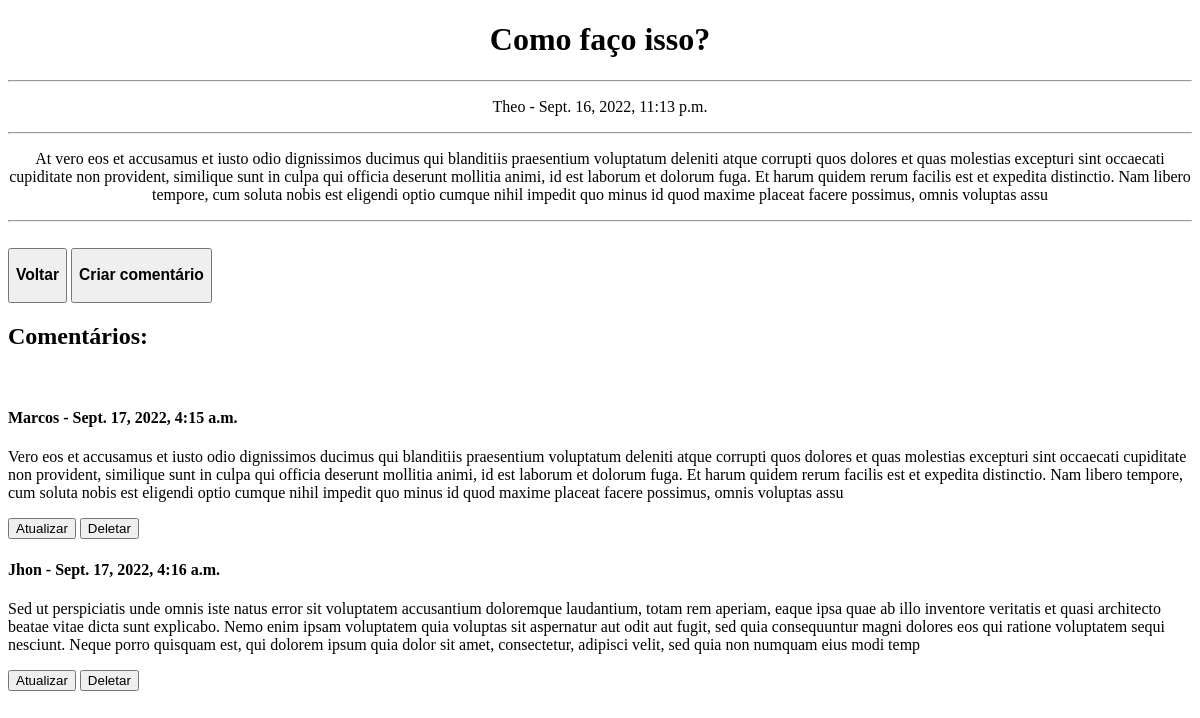
/topico/8, run on an earlier commit of the app's database.
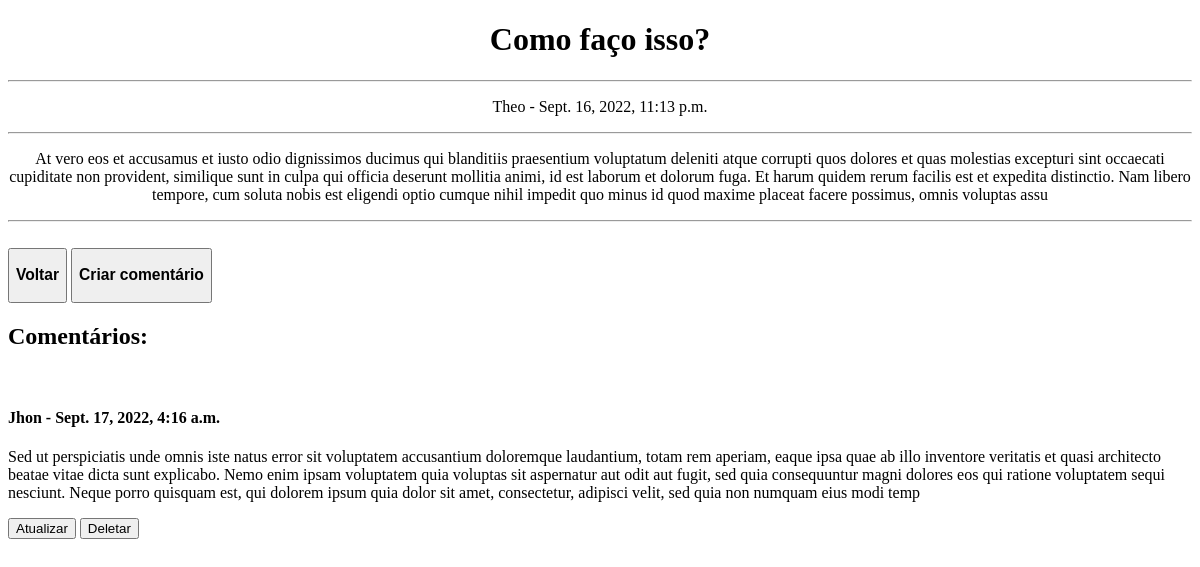
And on a later commit of the database.
### forum/models.py (models this page shows, shortened)
class Comentario(models.Model):
    autor = models.CharField(max_length=20, null=False, blank=False) # Nome obrigatório do autor do comentário.
    horaPostagem = models.DateTimeField(auto_now_add=True, blank=True) # Hora atual identificada automaticamente pelo sistema.
    conteudo = models.CharField(max_length=500, null=False, blank=False) # Conteúdo do comentário.
    topico = models.ForeignKey(Topico, on_delete=models.CASCADE, null=True)

### forum/views.py (the view)
# urls.py: path('topico/<int:pk>', pagTopico, name='topico'),
def pagTopico(request, pk):
    topico = Topico.objects.get(pk=pk) # Cria uma instancia do tópico presente no banco de dados que tem a chave primária(id) especificada na url.
    comentarios = Comentario.objects.filter(topico_id=pk)
    data = {}
    data['topico'] = topico
    data['comentarios'] = comentarios
    return render(request, 'pagTopico.html', data)

### forum/templates/forum/pagTopico.html (shortened to what this page needs)
<!DOCTYPE html>
<html lang="pt-br">
<head>
</head>
<body>
    <div align="center">
        <h1>{{topico.titulo}}</h1><hr>
        <p>{{topico.autor}} - {{topico.horaPostagem}}</p><hr>
        <p>{{topico.conteudo}}</p><hr>
    <br>
    <div align="left">
        <a href="{% url 'principal' %}"><button><h3>Voltar</h3></button></a> <a href="{% url 'criarComentario' %}"><button><h3>Criar comentário</h3></button></a>
    </div>
    </div>
    <h2>Comentários:</h2>
    <div align="left">
        {% for comentario in comentarios %}
            <br>
            <h4>{{comentario.autor}} - {{comentario.horaPostagem}}</h4>
            <p>{{comentario.conteudo}}</p>
            <a href="{% url 'atualizarComentario' comentario.pk %}"><button>Atualizar</button></a> <a href="{% url 'deletarComentario' comentario.pk %}"><button>Deletar</button></a>
        {% endfor %}
    </div>
</body>
</html>

What changed in the data, as far as the page shows it:
removed Comentario: autor "Marcos", horaPostagem "Sept. 17, 2022, 4:15 a.m.", conteudo "Vero eos et accusamus et iusto odio dignissimos ducimus qui blanditiis praesentium voluptatum deleniti atque corrupti quos dolores et quas molestias excepturi sint occaecati cupiditate non provident, similique sunt in culpa qui officia deserunt mollitia animi, id est laborum et dolorum fuga. Et harum quidem rerum facilis est et expedita distinctio. Nam libero tempore, cum soluta nobis est eligendi optio cumque nihil impedit quo minus id quod maxime placeat facere possimus, omnis voluptas assu"
